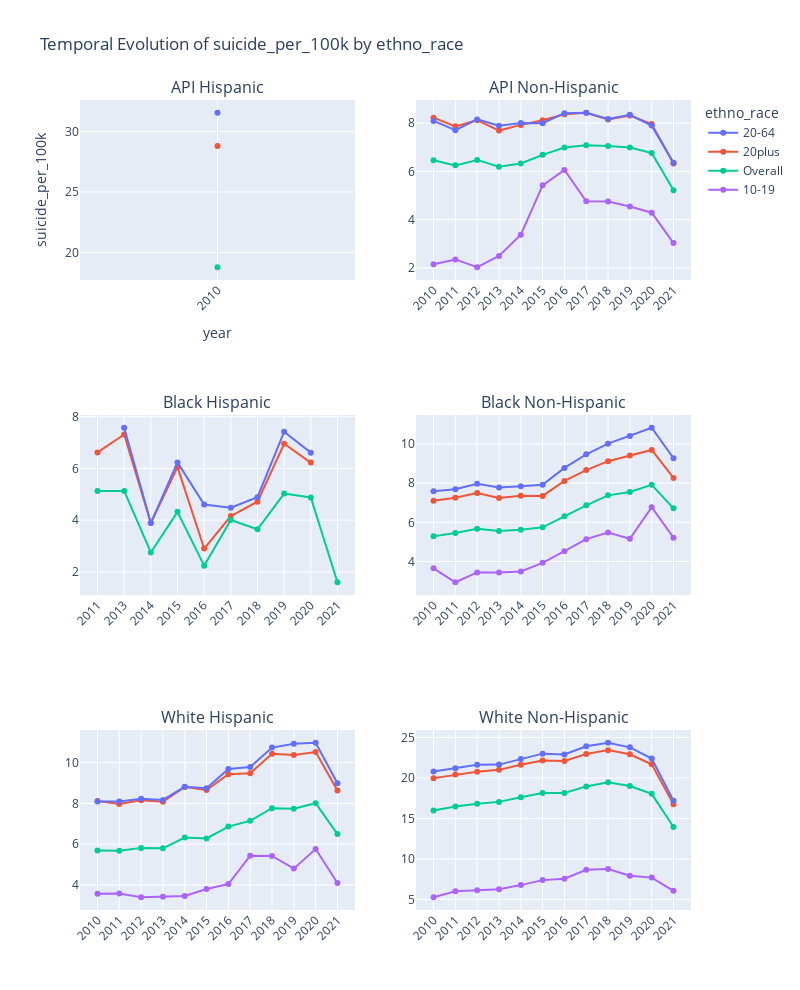
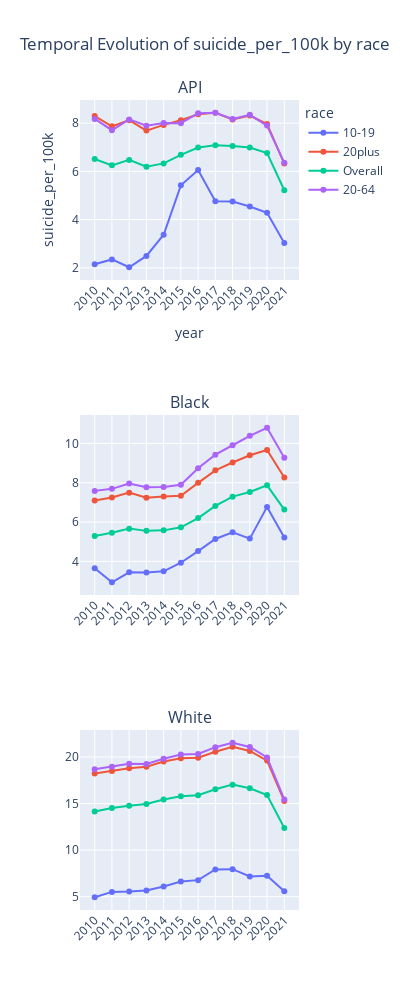
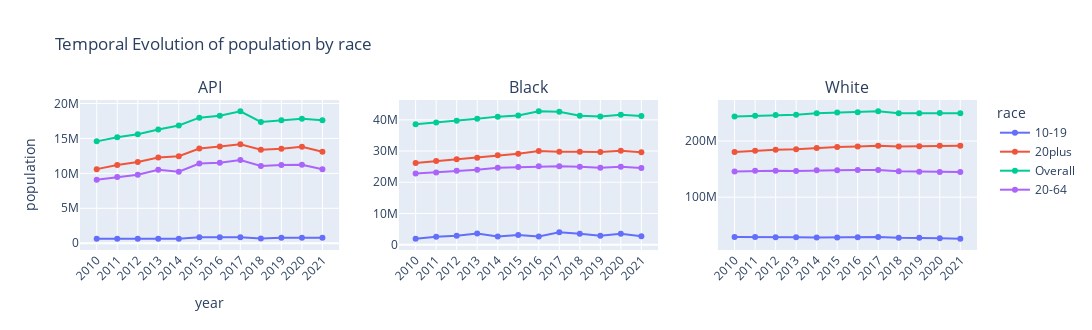
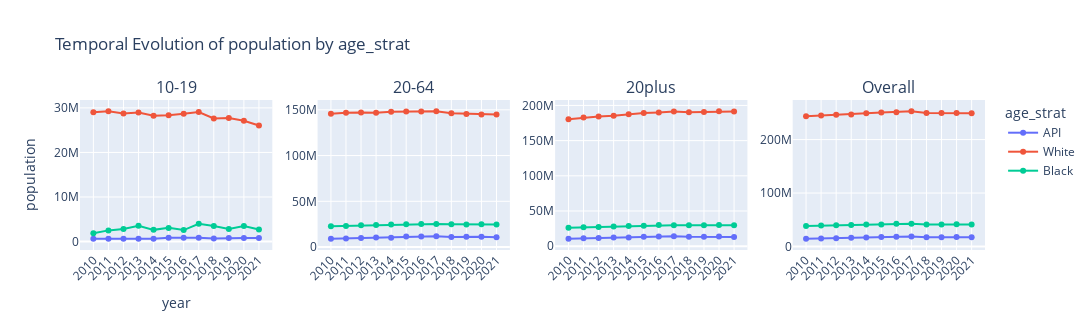

Source (notebook cell) for these figures, in order:
### Code cell
sd = SuicideData()
queue = [
    {
        "x": "year",
        "y": "suicide_per_100k",
        "by": "ethno_race",
        "color": "age_strat",
        "scatter": False,
        "rows": 3,
    },
    {
        "x": "year",
        "y": "suicide_per_100k",
        "by": "race",
        "color": "age_strat",
        "scatter": False,
        "rows": 3,
    },
    {
        "x": "year",
        "y": "population",
        "by": "race",
        "color": "age_strat",
        "scatter": False,
        "rows": 1,
    },
    {
        "x": "year",
        "y": "population",
        "color": "race",
        "by": "age_strat",
        "scatter": False,
        "rows": 1,
    },
    {
        "x": "age_strat",
        "y": "suicide_per_100k",
        "color": "race",
        "by": "year",
        "scatter": True,
        "rows": 4,
    },
    {
        "x": "age_strat",
        "y": "suicide_per_100k",
        "color": "year",
        "by": "race",
        "scatter": True,
        "rows": 1,
    },
    {
        "x": "ethno_race",
        "y": "suicide_per_100k",
        "color": "year",
        "by": "age_strat",
        "scatter": True,
        "rows": 2,
    },
]
[sd.plot(**el) for el in queue]

### Figure 1 — Plotly figure (JSON) as saved in the notebook; plotly's stock layout.template omitted (floating-point values rounded to 4 significant figures)
{"data": [{"line": {"color": "#636EFA"}, "name": "20-64", "type": "scatter", "x": ["2010"], "xaxis": "x", "y": [31.56], "yaxis": "y"}, {"line": {"color": "#EF553B"}, "name": "20plus", "type": "scatter", "x": ["2010"], "xaxis": "x", "y": [28.8], "yaxis": "y"}, {"line": {"color": "#00CC96"}, "name": "Overall", "type": "scatter", "x": ["2010"], "xaxis": "x", "y": [18.77], "yaxis": "y"}, {"line": {"color": "#AB63FA"}, "name": "10-19", "type": "scatter", "x": ["2010", "2011", "2012", "2013", "2014", "2015", "2016", "2017", "2018", "2019", "2020", "2021"], "xaxis": "x2", "y": [2.148, 2.351, 2.026, 2.495, 3.375, 5.422, 6.06, 4.762, 4.756, 4.544, 4.288, 3.027], "yaxis": "y2"}, {"line": {"color": "#EF553B"}, "name": "20plus", "showlegend": false, "type": "scatter", "x": ["2010", "2011", "2012", "2013", "2014", "2015", "2016", "2017", "2018", "2019", "2020", "2021"], "xaxis": "x2", "y": [8.229, 7.868, 8.124, 7.692, 7.928, 8.121, 8.369, 8.429, 8.149, 8.315, 7.962, 6.326], "yaxis": "y2"}, {"line": {"color": "#00CC96"}, "name": "Overall", "showlegend": false, "type": "scatter", "x": ["2010", "2011", "2012", "2013", "2014", "2015", "2016", "2017", "2018", "2019", "2020", "2021"], "xaxis": "x2", "y": [6.46, 6.251, 6.476, 6.193, 6.331, 6.687, 6.991, 7.086, 7.051, 6.987, 6.763, 5.217], "yaxis": "y2"}, {"line": {"color": "#636EFA"}, "name": "20-64", "showlegend": false, "type": "scatter", "x": ["2010", "2011", "2012", "2013", "2014", "2015", "2016", "2017", "2018", "2019", "2020", "2021"], "xaxis": "x2", "y": [8.095, 7.708, 8.157, 7.891, 8.003, 7.998, 8.415, 8.432, 8.172, 8.344, 7.898, 6.356], "yaxis": "y2"}, {"line": {"color": "#EF553B"}, "name": "20plus", "showlegend": false, "type": "scatter", "x": ["2011", "2013", "2014", "2015", "2016", "2017", "2018", "2019", "2020"], "xaxis": "x3", "y": [6.618, 7.311, 3.89, 6.05, 2.904, 4.157, 4.712, 6.952, 6.225], "yaxis": "y3"}, {"line": {"color": "#00CC96"}, "name": "Overall", "showlegend": false, "type": "scatter", "x": ["2011", "2013", "2014", "2015", "2016", "2017", "2018", "2019", "2020", "2021"], "xaxis": "x3", "y": [5.128, 5.131, 2.753, 4.323, 2.243, 4.009, 3.648, 5.029, 4.877, 1.602], "yaxis": "y3"}, {"line": {"color": "#636EFA"}, "name": "20-64", "showlegend": false, "type": "scatter", "x": ["2013", "2014", "2015", "2016", "2017", "2018", "2019", "2020"], "xaxis": "x3", "y": [7.571, 3.889, 6.233, 4.603, 4.48, 4.89, 7.415, 6.609], "yaxis": "y3"}, {"line": {"color": "#AB63FA"}, "name": "10-19", "showlegend": false, "type": "scatter", "x": ["2010", "2011", "2012", "2013", "2014", "2015", "2016", "2017", "2018", "2019", "2020", "2021"], "xaxis": "x4", "y": [3.653, 2.94, 3.442, 3.441, 3.495, 3.932, 4.523, 5.14, 5.48, 5.158, 6.772, 5.217], "yaxis": "y4"}, {"line": {"color": "#EF553B"}, "name": "20plus", "showlegend": false, "type": "scatter", "x": ["2010", "2011", "2012", "2013", "2014", "2015", "2016", "2017", "2018", "2019", "2020", "2021"], "xaxis": "x4", "y": [7.095, 7.256, 7.496, 7.236, 7.352, 7.345, 8.114, 8.665, 9.121, 9.414, 9.691, 8.266], "yaxis": "y4"}, {"line": {"color": "#00CC96"}, "name": "Overall", "showlegend": false, "type": "scatter", "x": ["2010", "2011", "2012", "2013", "2014", "2015", "2016", "2017", "2018", "2019", "2020", "2021"], "xaxis": "x4", "y": [5.294, 5.455, 5.666, 5.555, 5.624, 5.744, 6.307, 6.866, 7.375, 7.547, 7.911, 6.713], "yaxis": "y4"}, {"line": {"color": "#636EFA"}, "name": "20-64", "showlegend": false, "type": "scatter", "x": ["2010", "2011", "2012", "2013", "2014", "2015", "2016", "2017", "2018", "2019", "2020", "2021"], "xaxis": "x4", "y": [7.586, 7.689, 7.962, 7.776, 7.841, 7.91, 8.775, 9.47, 10.01, 10.4, 10.83, 9.27], "yaxis": "y4"}, {"line": {"color": "#AB63FA"}, "name": "10-19", "showlegend": false, "type": "scatter", "x": ["2010", "2011", "2012", "2013", "2014", "2015", "2016", "2017", "2018", "2019", "2020", "2021"], "xaxis": "x5", "y": [3.57, 3.574, 3.393, 3.417, 3.452, 3.794, 4.042, 5.43, 5.421, 4.798, 5.762, 4.096], "yaxis": "y5"}, {"line": {"color": "#EF553B"}, "name": "20plus", "showlegend": false, "type": "scatter", "x": ["2010", "2011", "2012", "2013", "2014", "2015", "2016", "2017", "2018", "2019", "2020", "2021"], "xaxis": "x5", "y": [8.119, 7.969, 8.155, 8.081, 8.808, 8.66, 9.427, 9.478, 10.44, 10.37, 10.52, 8.628], "yaxis": "y5"}, {"line": {"color": "#00CC96"}, "name": "Overall", "showlegend": false, "type": "scatter", "x": ["2010", "2011", "2012", "2013", "2014", "2015", "2016", "2017", "2018", "2019", "2020", "2021"], "xaxis": "x5", "y": [5.686, 5.675, 5.811, 5.796, 6.323, 6.279, 6.862, 7.146, 7.766, 7.733, 8.009, 6.493], "yaxis": "y5"}, {"line": {"color": "#636EFA"}, "name": "20-64", "showlegend": false, "type": "scatter", "x": ["2010", "2011", "2012", "2013", "2014", "2015", "2016", "2017", "2018", "2019", "2020", "2021"], "xaxis": "x5", "y": [8.094, 8.096, 8.226, 8.169, 8.816, 8.748, 9.691, 9.787, 10.74, 10.93, 10.98, 8.989], "yaxis": "y5"}, {"line": {"color": "#AB63FA"}, "name": "10-19", "showlegend": false, "type": "scatter", "x": ["2010", "2011", "2012", "2013", "2014", "2015", "2016", "2017", "2018", "2019", "2020", "2021"], "xaxis": "x6", "y": [5.274, 6.025, 6.13, 6.276, 6.774, 7.388, 7.568, 8.664, 8.761, 7.923, 7.698, 6.067], "yaxis": "y6"}, {"line": {"color": "#EF553B"}, "name": "20plus", "showlegend": false, "type": "scatter", "x": ["2010", "2011", "2012", "2013", "2014", "2015", "2016", "2017", "2018", "2019", "2020", "2021"], "xaxis": "x6", "y": [19.98, 20.42, 20.77, 21.0, 21.63, 22.15, 22.1, 22.95, 23.44, 22.93, 21.68, 16.76], "yaxis": "y6"}, {"line": {"color": "#00CC96"}, "name": "Overall", "showlegend": false, "type": "scatter", "x": ["2010", "2011", "2012", "2013", "2014", "2015", "2016", "2017", "2018", "2019", "2020", "2021"], "xaxis": "x6", "y": [15.99, 16.48, 16.8, 17.05, 17.63, 18.13, 18.15, 18.96, 19.47, 19.0, 18.04, 13.95], "yaxis": "y6"}, {"line": {"color": "#636EFA"}, "name": "20-64", "showlegend": false, "type": "scatter", "x": ["2010", "2011", "2012", "2013", "2014", "2015", "2016", "2017", "2018", "2019", "2020", "2021"], "xaxis": "x6", "y": [20.81, 21.21, 21.64, 21.65, 22.34, 23.0, 22.91, 23.92, 24.35, 23.78, 22.4, 17.18], "yaxis": "y6"}], "layout": {"annotations": [{"font": {"size": 16}, "showarrow": false, "text": "API Hispanic", "x": 0.225, "xanchor": "center", "xref": "paper", "y": 1, "yanchor": "bottom", "yref": "paper"}, {"font": {"size": 16}, "showarrow": false, "text": "API Non-Hispanic", "x": 0.775, "xanchor": "center", "xref": "paper", "y": 1, "yanchor": "bottom", "yref": "paper"}, {"font": {"size": 16}, "showarrow": false, "text": "Black Hispanic", "x": 0.225, "xanchor": "center", "xref": "paper", "y": 0.6111, "yanchor": "bottom", "yref": "paper"}, {"font": {"size": 16}, "showarrow": false, "text": "Black Non-Hispanic", "x": 0.775, "xanchor": "center", "xref": "paper", "y": 0.6111, "yanchor": "bottom", "yref": "paper"}, {"font": {"size": 16}, "showarrow": false, "text": "White Hispanic", "x": 0.225, "xanchor": "center", "xref": "paper", "y": 0.2222, "yanchor": "bottom", "yref": "paper"}, {"font": {"size": 16}, "showarrow": false, "text": "White Non-Hispanic", "x": 0.775, "xanchor": "center", "xref": "paper", "y": 0.2222, "yanchor": "bottom", "yref": "paper"}], "height": 990, "legend": {"title": {"text": "ethno_race"}}, "title": {"text": "Temporal Evolution of suicide_per_100k by ethno_race"}, "width": 800, "xaxis": {"anchor": "y", "domain": [0, 0.45], "tickangle": -45, "title": {"text": "year"}}, "xaxis2": {"anchor": "y2", "domain": [0.55, 1], "tickangle": -45}, "xaxis3": {"anchor": "y3", "domain": [0, 0.45], "tickangle": -45}, "xaxis4": {"anchor": "y4", "domain": [0.55, 1], "tickangle": -45}, "xaxis5": {"anchor": "y5", "domain": [0, 0.45], "tickangle": -45}, "xaxis6": {"anchor": "y6", "domain": [0.55, 1], "tickangle": -45}, "yaxis": {"anchor": "x", "domain": [0.7778, 1], "title": {"text": "suicide_per_100k"}}, "yaxis2": {"anchor": "x2", "domain": [0.7778, 1]}, "yaxis3": {"anchor": "x3", "domain": [0.3889, 0.6111]}, "yaxis4": {"anchor": "x4", "domain": [0.3889, 0.6111]}, "yaxis5": {"anchor": "x5", "domain": [0, 0.2222]}, "yaxis6": {"anchor": "x6", "domain": [0, 0.2222]}}}

### Figure 2 — Plotly figure (JSON) as saved in the notebook; plotly's stock layout.template omitted (floating-point values rounded to 4 significant figures)
{"data": [{"line": {"color": "#636EFA"}, "name": "10-19", "type": "scatter", "x": ["2010", "2011", "2012", "2013", "2014", "2015", "2016", "2017", "2018", "2019", "2020", "2021"], "xaxis": "x", "y": [2.148, 2.351, 2.026, 2.495, 3.375, 5.422, 6.06, 4.762, 4.756, 4.544, 4.288, 3.027], "yaxis": "y"}, {"line": {"color": "#EF553B"}, "name": "20plus", "type": "scatter", "x": ["2010", "2011", "2012", "2013", "2014", "2015", "2016", "2017", "2018", "2019", "2020", "2021"], "xaxis": "x", "y": [8.296, 7.868, 8.124, 7.692, 7.928, 8.121, 8.369, 8.429, 8.149, 8.315, 7.962, 6.326], "yaxis": "y"}, {"line": {"color": "#00CC96"}, "name": "Overall", "type": "scatter", "x": ["2010", "2011", "2012", "2013", "2014", "2015", "2016", "2017", "2018", "2019", "2020", "2021"], "xaxis": "x", "y": [6.514, 6.251, 6.476, 6.193, 6.331, 6.687, 6.991, 7.086, 7.051, 6.987, 6.763, 5.217], "yaxis": "y"}, {"line": {"color": "#AB63FA"}, "name": "20-64", "type": "scatter", "x": ["2010", "2011", "2012", "2013", "2014", "2015", "2016", "2017", "2018", "2019", "2020", "2021"], "xaxis": "x", "y": [8.177, 7.708, 8.157, 7.891, 8.003, 7.998, 8.415, 8.432, 8.172, 8.344, 7.898, 6.356], "yaxis": "y"}, {"line": {"color": "#636EFA"}, "name": "10-19", "showlegend": false, "type": "scatter", "x": ["2010", "2011", "2012", "2013", "2014", "2015", "2016", "2017", "2018", "2019", "2020", "2021"], "xaxis": "x2", "y": [3.653, 2.94, 3.442, 3.441, 3.495, 3.932, 4.523, 5.14, 5.48, 5.158, 6.772, 5.217], "yaxis": "y2"}, {"line": {"color": "#EF553B"}, "name": "20plus", "showlegend": false, "type": "scatter", "x": ["2010", "2011", "2012", "2013", "2014", "2015", "2016", "2017", "2018", "2019", "2020", "2021"], "xaxis": "x2", "y": [7.095, 7.252, 7.496, 7.237, 7.299, 7.337, 7.995, 8.629, 9.03, 9.397, 9.667, 8.266], "yaxis": "y2"}, {"line": {"color": "#00CC96"}, "name": "Overall", "showlegend": false, "type": "scatter", "x": ["2010", "2011", "2012", "2013", "2014", "2015", "2016", "2017", "2018", "2019", "2020", "2021"], "xaxis": "x2", "y": [5.294, 5.453, 5.666, 5.552, 5.579, 5.734, 6.205, 6.823, 7.294, 7.529, 7.87, 6.636], "yaxis": "y2"}, {"line": {"color": "#AB63FA"}, "name": "20-64", "showlegend": false, "type": "scatter", "x": ["2010", "2011", "2012", "2013", "2014", "2015", "2016", "2017", "2018", "2019", "2020", "2021"], "xaxis": "x2", "y": [7.586, 7.689, 7.962, 7.774, 7.779, 7.9, 8.739, 9.426, 9.906, 10.38, 10.8, 9.27], "yaxis": "y2"}, {"line": {"color": "#636EFA"}, "name": "10-19", "showlegend": false, "type": "scatter", "x": ["2010", "2011", "2012", "2013", "2014", "2015", "2016", "2017", "2018", "2019", "2020", "2021"], "xaxis": "x3", "y": [4.94, 5.516, 5.549, 5.672, 6.093, 6.634, 6.777, 7.92, 7.956, 7.172, 7.242, 5.587], "yaxis": "y3"}, {"line": {"color": "#EF553B"}, "name": "20plus", "showlegend": false, "type": "scatter", "x": ["2010", "2011", "2012", "2013", "2014", "2015", "2016", "2017", "2018", "2019", "2020", "2021"], "xaxis": "x3", "y": [18.22, 18.5, 18.78, 18.96, 19.52, 19.86, 19.93, 20.57, 21.1, 20.64, 19.61, 15.27], "yaxis": "y3"}, {"line": {"color": "#00CC96"}, "name": "Overall", "showlegend": false, "type": "scatter", "x": ["2010", "2011", "2012", "2013", "2014", "2015", "2016", "2017", "2018", "2019", "2020", "2021"], "xaxis": "x3", "y": [14.15, 14.52, 14.77, 14.96, 15.44, 15.8, 15.9, 16.54, 17.03, 16.64, 15.92, 12.38], "yaxis": "y3"}, {"line": {"color": "#AB63FA"}, "name": "20-64", "showlegend": false, "type": "scatter", "x": ["2010", "2011", "2012", "2013", "2014", "2015", "2016", "2017", "2018", "2019", "2020", "2021"], "xaxis": "x3", "y": [18.68, 18.96, 19.27, 19.25, 19.81, 20.27, 20.32, 21.06, 21.53, 21.08, 19.95, 15.44], "yaxis": "y3"}], "layout": {"annotations": [{"font": {"size": 16}, "showarrow": false, "text": "API", "x": 0.5, "xanchor": "center", "xref": "paper", "y": 1, "yanchor": "bottom", "yref": "paper"}, {"font": {"size": 16}, "showarrow": false, "text": "Black", "x": 0.5, "xanchor": "center", "xref": "paper", "y": 0.6111, "yanchor": "bottom", "yref": "paper"}, {"font": {"size": 16}, "showarrow": false, "text": "White", "x": 0.5, "xanchor": "center", "xref": "paper", "y": 0.2222, "yanchor": "bottom", "yref": "paper"}], "height": 990, "legend": {"title": {"text": "race"}}, "title": {"text": "Temporal Evolution of suicide_per_100k by race"}, "width": 400, "xaxis": {"anchor": "y", "domain": [0, 1], "tickangle": -45, "title": {"text": "year"}}, "xaxis2": {"anchor": "y2", "domain": [0, 1], "tickangle": -45}, "xaxis3": {"anchor": "y3", "domain": [0, 1], "tickangle": -45}, "yaxis": {"anchor": "x", "domain": [0.7778, 1], "title": {"text": "suicide_per_100k"}}, "yaxis2": {"anchor": "x2", "domain": [0.3889, 0.6111]}, "yaxis3": {"anchor": "x3", "domain": [0, 0.2222]}}}

### Figure 3 — Plotly figure (JSON) as saved in the notebook; plotly's stock layout.template omitted (floating-point values rounded to 4 significant figures)
{"data": [{"line": {"color": "#636EFA"}, "name": "10-19", "type": "scatter", "x": ["2010", "2011", "2012", "2013", "2014", "2015", "2016", "2017", "2018", "2019", "2020", "2021"], "xaxis": "x", "y": [651759, 638095, 641620, 641391, 651784, 848372, 841651, 860962, 672894, 792226, 792912, 792912], "yaxis": "y"}, {"line": {"color": "#EF553B"}, "name": "20plus", "type": "scatter", "x": ["2010", "2011", "2012", "2013", "2014", "2015", "2016", "2017", "2018", "2019", "2020", "2021"], "xaxis": "x", "y": [10607358, 11197566, 11644285, 12258965, 12449179, 13557779, 13860775, 14177694, 13387498, 13529098, 13816014, 13089134], "yaxis": "y"}, {"line": {"color": "#00CC96"}, "name": "Overall", "type": "scatter", "x": ["2010", "2011", "2012", "2013", "2014", "2015", "2016", "2017", "2018", "2019", "2020", "2021"], "xaxis": "x", "y": [14584944, 15182262, 15610881, 16293313, 16852295, 17974818, 18251765, 18897163, 17374566, 17604089, 17816778, 17615053], "yaxis": "y"}, {"line": {"color": "#AB63FA"}, "name": "20-64", "type": "scatter", "x": ["2010", "2011", "2012", "2013", "2014", "2015", "2016", "2017", "2018", "2019", "2020", "2021"], "xaxis": "x", "y": [9086831, 9483494, 9795133, 10530508, 10233652, 11414810, 11539376, 11919072, 11049952, 11181935, 11230506, 10604528], "yaxis": "y"}, {"line": {"color": "#636EFA"}, "name": "10-19", "showlegend": false, "type": "scatter", "x": ["2010", "2011", "2012", "2013", "2014", "2015", "2016", "2017", "2018", "2019", "2020", "2021"], "xaxis": "x2", "y": [1889107, 2516844, 2817829, 3545222, 2632702, 3077630, 2586659, 3988260, 3503952, 2849826, 3499867, 2702938], "yaxis": "y2"}, {"line": {"color": "#EF553B"}, "name": "20plus", "showlegend": false, "type": "scatter", "x": ["2010", "2011", "2012", "2013", "2014", "2015", "2016", "2017", "2018", "2019", "2020", "2021"], "xaxis": "x2", "y": [26160367, 26778738, 27389522, 27885680, 28689125, 29097926, 30044356, 29761109, 29778678, 29710767, 30123438, 29615955], "yaxis": "y2"}, {"line": {"color": "#00CC96"}, "name": "Overall", "showlegend": false, "type": "scatter", "x": ["2010", "2011", "2012", "2013", "2014", "2015", "2016", "2017", "2018", "2019", "2020", "2021"], "xaxis": "x2", "y": [38610138, 39131052, 39707740, 40343903, 41031577, 41399510, 42754892, 42593099, 41324212, 41108030, 41641498, 41262855], "yaxis": "y2"}, {"line": {"color": "#AB63FA"}, "name": "20-64", "showlegend": false, "type": "scatter", "x": ["2010", "2011", "2012", "2013", "2014", "2015", "2016", "2017", "2018", "2019", "2020", "2021"], "xaxis": "x2", "y": [22779776, 23136459, 23712220, 24040657, 24629330, 24849505, 25152533, 25164260, 24975377, 24656904, 24945788, 24531004], "yaxis": "y2"}, {"line": {"color": "#636EFA"}, "name": "10-19", "showlegend": false, "type": "scatter", "x": ["2010", "2011", "2012", "2013", "2014", "2015", "2016", "2017", "2018", "2019", "2020", "2021"], "xaxis": "x3", "y": [29009334, 29241877, 28760304, 28933461, 28247365, 28370229, 28683804, 29064334, 27638735, 27746615, 27119988, 26043383], "yaxis": "y3"}, {"line": {"color": "#EF553B"}, "name": "20plus", "showlegend": false, "type": "scatter", "x": ["2010", "2011", "2012", "2013", "2014", "2015", "2016", "2017", "2018", "2019", "2020", "2021"], "xaxis": "x3", "y": [180500740, 182797027, 184433439, 185287300, 187417334, 189118506, 190108301, 191554002, 190266981, 190823611, 191731901, 191493622], "yaxis": "y3"}, {"line": {"color": "#00CC96"}, "name": "Overall", "showlegend": false, "type": "scatter", "x": ["2010", "2011", "2012", "2013", "2014", "2015", "2016", "2017", "2018", "2019", "2020", "2021"], "xaxis": "x3", "y": [243761129, 244972636, 246404353, 246796397, 249366993, 250614694, 251310938, 252947486, 249476486, 249486760, 249625930, 249256715], "yaxis": "y3"}, {"line": {"color": "#AB63FA"}, "name": "20-64", "showlegend": false, "type": "scatter", "x": ["2010", "2011", "2012", "2013", "2014", "2015", "2016", "2017", "2018", "2019", "2020", "2021"], "xaxis": "x3", "y": [145629062, 146887247, 147085269, 146736608, 147824352, 148151806, 148213439, 148425379, 146162833, 145493852, 145002279, 144980465], "yaxis": "y3"}], "layout": {"annotations": [{"font": {"size": 16}, "showarrow": false, "text": "API", "x": 0.1444, "xanchor": "center", "xref": "paper", "y": 1, "yanchor": "bottom", "yref": "paper"}, {"font": {"size": 16}, "showarrow": false, "text": "Black", "x": 0.5, "xanchor": "center", "xref": "paper", "y": 1, "yanchor": "bottom", "yref": "paper"}, {"font": {"size": 16}, "showarrow": false, "text": "White", "x": 0.8556, "xanchor": "center", "xref": "paper", "y": 1, "yanchor": "bottom", "yref": "paper"}], "height": 330, "legend": {"title": {"text": "race"}}, "title": {"text": "Temporal Evolution of population by race"}, "width": 1200, "xaxis": {"anchor": "y", "domain": [0, 0.2889], "tickangle": -45, "title": {"text": "year"}}, "xaxis2": {"anchor": "y2", "domain": [0.3556, 0.6444], "tickangle": -45}, "xaxis3": {"anchor": "y3", "domain": [0.7111, 1], "tickangle": -45}, "yaxis": {"anchor": "x", "domain": [0, 1], "title": {"text": "population"}}, "yaxis2": {"anchor": "x2", "domain": [0, 1]}, "yaxis3": {"anchor": "x3", "domain": [0, 1]}}}

### Figure 4 — Plotly figure (JSON) as saved in the notebook; plotly's stock layout.template omitted (floating-point values rounded to 4 significant figures)
{"data": [{"line": {"color": "#636EFA"}, "name": "API", "type": "scatter", "x": ["2010", "2011", "2012", "2013", "2014", "2015", "2016", "2017", "2018", "2019", "2020", "2021"], "xaxis": "x", "y": [651759, 638095, 641620, 641391, 651784, 848372, 841651, 860962, 672894, 792226, 792912, 792912], "yaxis": "y"}, {"line": {"color": "#EF553B"}, "name": "White", "type": "scatter", "x": ["2010", "2011", "2012", "2013", "2014", "2015", "2016", "2017", "2018", "2019", "2020", "2021"], "xaxis": "x", "y": [29009334, 29241877, 28760304, 28933461, 28247365, 28370229, 28683804, 29064334, 27638735, 27746615, 27119988, 26043383], "yaxis": "y"}, {"line": {"color": "#00CC96"}, "name": "Black", "type": "scatter", "x": ["2010", "2011", "2012", "2013", "2014", "2015", "2016", "2017", "2018", "2019", "2020", "2021"], "xaxis": "x", "y": [1889107, 2516844, 2817829, 3545222, 2632702, 3077630, 2586659, 3988260, 3503952, 2849826, 3499867, 2702938], "yaxis": "y"}, {"line": {"color": "#636EFA"}, "name": "API", "showlegend": false, "type": "scatter", "x": ["2010", "2011", "2012", "2013", "2014", "2015", "2016", "2017", "2018", "2019", "2020", "2021"], "xaxis": "x2", "y": [9086831, 9483494, 9795133, 10530508, 10233652, 11414810, 11539376, 11919072, 11049952, 11181935, 11230506, 10604528], "yaxis": "y2"}, {"line": {"color": "#EF553B"}, "name": "White", "showlegend": false, "type": "scatter", "x": ["2010", "2011", "2012", "2013", "2014", "2015", "2016", "2017", "2018", "2019", "2020", "2021"], "xaxis": "x2", "y": [145629062, 146887247, 147085269, 146736608, 147824352, 148151806, 148213439, 148425379, 146162833, 145493852, 145002279, 144980465], "yaxis": "y2"}, {"line": {"color": "#00CC96"}, "name": "Black", "showlegend": false, "type": "scatter", "x": ["2010", "2011", "2012", "2013", "2014", "2015", "2016", "2017", "2018", "2019", "2020", "2021"], "xaxis": "x2", "y": [22779776, 23136459, 23712220, 24040657, 24629330, 24849505, 25152533, 25164260, 24975377, 24656904, 24945788, 24531004], "yaxis": "y2"}, {"line": {"color": "#636EFA"}, "name": "API", "showlegend": false, "type": "scatter", "x": ["2010", "2011", "2012", "2013", "2014", "2015", "2016", "2017", "2018", "2019", "2020", "2021"], "xaxis": "x3", "y": [10607358, 11197566, 11644285, 12258965, 12449179, 13557779, 13860775, 14177694, 13387498, 13529098, 13816014, 13089134], "yaxis": "y3"}, {"line": {"color": "#EF553B"}, "name": "White", "showlegend": false, "type": "scatter", "x": ["2010", "2011", "2012", "2013", "2014", "2015", "2016", "2017", "2018", "2019", "2020", "2021"], "xaxis": "x3", "y": [180500740, 182797027, 184433439, 185287300, 187417334, 189118506, 190108301, 191554002, 190266981, 190823611, 191731901, 191493622], "yaxis": "y3"}, {"line": {"color": "#00CC96"}, "name": "Black", "showlegend": false, "type": "scatter", "x": ["2010", "2011", "2012", "2013", "2014", "2015", "2016", "2017", "2018", "2019", "2020", "2021"], "xaxis": "x3", "y": [26160367, 26778738, 27389522, 27885680, 28689125, 29097926, 30044356, 29761109, 29778678, 29710767, 30123438, 29615955], "yaxis": "y3"}, {"line": {"color": "#636EFA"}, "name": "API", "showlegend": false, "type": "scatter", "x": ["2010", "2011", "2012", "2013", "2014", "2015", "2016", "2017", "2018", "2019", "2020", "2021"], "xaxis": "x4", "y": [14584944, 15182262, 15610881, 16293313, 16852295, 17974818, 18251765, 18897163, 17374566, 17604089, 17816778, 17615053], "yaxis": "y4"}, {"line": {"color": "#EF553B"}, "name": "White", "showlegend": false, "type": "scatter", "x": ["2010", "2011", "2012", "2013", "2014", "2015", "2016", "2017", "2018", "2019", "2020", "2021"], "xaxis": "x4", "y": [243761129, 244972636, 246404353, 246796397, 249366993, 250614694, 251310938, 252947486, 249476486, 249486760, 249625930, 249256715], "yaxis": "y4"}, {"line": {"color": "#00CC96"}, "name": "Black", "showlegend": false, "type": "scatter", "x": ["2010", "2011", "2012", "2013", "2014", "2015", "2016", "2017", "2018", "2019", "2020", "2021"], "xaxis": "x4", "y": [38610138, 39131052, 39707740, 40343903, 41031577, 41399510, 42754892, 42593099, 41324212, 41108030, 41641498, 41262855], "yaxis": "y4"}], "layout": {"annotations": [{"font": {"size": 16}, "showarrow": false, "text": "10-19", "x": 0.1062, "xanchor": "center", "xref": "paper", "y": 1, "yanchor": "bottom", "yref": "paper"}, {"font": {"size": 16}, "showarrow": false, "text": "20-64", "x": 0.3688, "xanchor": "center", "xref": "paper", "y": 1, "yanchor": "bottom", "yref": "paper"}, {"font": {"size": 16}, "showarrow": false, "text": "20plus", "x": 0.6313, "xanchor": "center", "xref": "paper", "y": 1, "yanchor": "bottom", "yref": "paper"}, {"font": {"size": 16}, "showarrow": false, "text": "Overall", "x": 0.8938, "xanchor": "center", "xref": "paper", "y": 1, "yanchor": "bottom", "yref": "paper"}], "height": 330, "legend": {"title": {"text": "age_strat"}}, "title": {"text": "Temporal Evolution of population by age_strat"}, "width": 1600, "xaxis": {"anchor": "y", "domain": [0, 0.2125], "tickangle": -45, "title": {"text": "year"}}, "xaxis2": {"anchor": "y2", "domain": [0.2625, 0.475], "tickangle": -45}, "xaxis3": {"anchor": "y3", "domain": [0.525, 0.7375], "tickangle": -45}, "xaxis4": {"anchor": "y4", "domain": [0.7875, 1], "tickangle": -45}, "yaxis": {"anchor": "x", "domain": [0, 1], "title": {"text": "population"}}, "yaxis2": {"anchor": "x2", "domain": [0, 1]}, "yaxis3": {"anchor": "x3", "domain": [0, 1]}, "yaxis4": {"anchor": "x4", "domain": [0, 1]}}}
